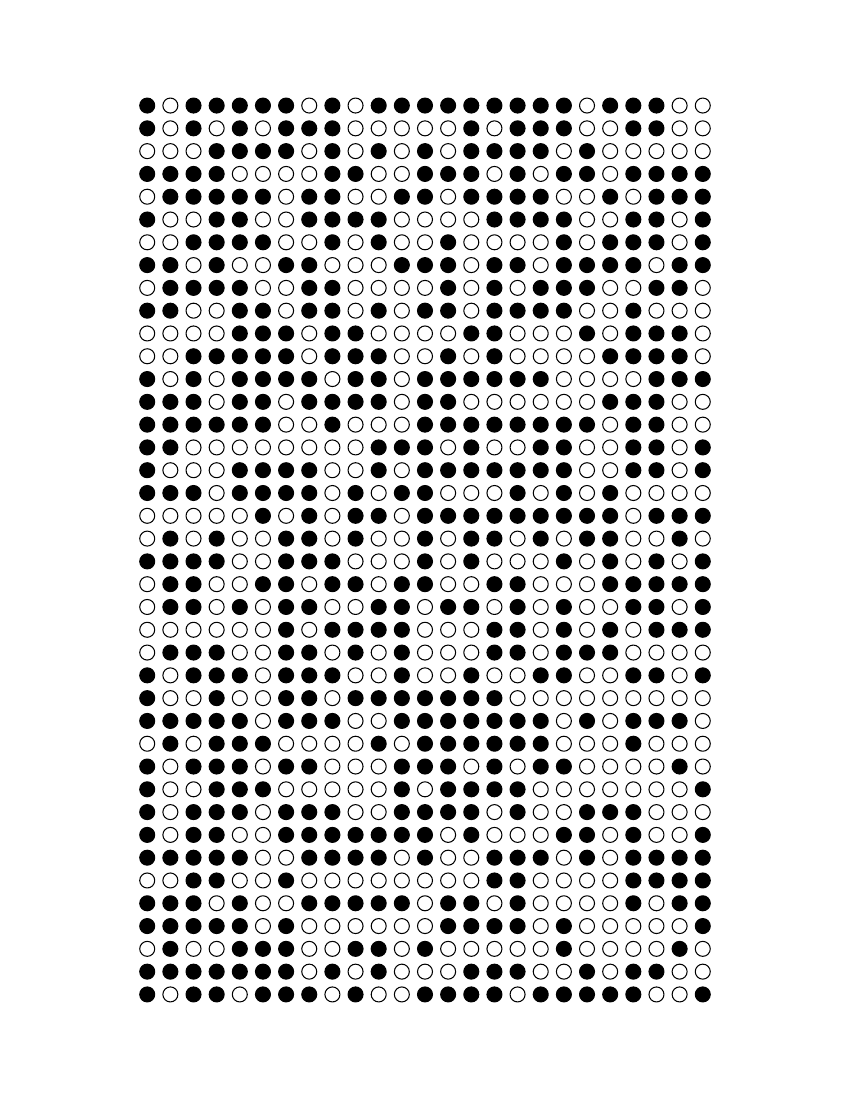

R code for this plot:
pdf("dots.pdf",paper='letter',width=5*1.2,height=8*1.2)
par(mar=c(0,0,0,0))
xs = rep(1:25,40)
ys = sort(rep(1:40,25))
filled = sample(c(1,19),1000,replace = T,prob=c(0.45,0.55))
plot(xs,ys,pch=filled,cex=2,axes=F,ann=F)
dev.off()


8.5-x = 11-1.6x
0.6x = 2.5
